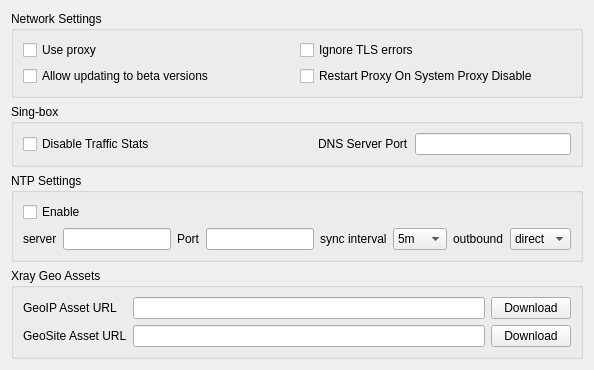
     <widget class="QWidget" name="tab_misc">
      <attribute name="title">
       <string>Miscellaneous</string>
      </attribute>
      <layout class="QVBoxLayout" name="verticalLayout_misc">
       <item>
        <widget class="QGroupBox" name="groupBox_network">
         <property name="sizePolicy">
          <sizepolicy hsizetype="Preferred" vsizetype="Preferred">
           <horstretch>0</horstretch>
           <verstretch>0</verstretch>
          </sizepolicy>
         </property>
         <property name="title">
          <string>Network Settings</string>
         </property>
         <layout class="QGridLayout" name="gridLayout_12">
          <item row="1" column="0">
           <widget class="QCheckBox" name="allow_beta">
            <property name="text">
             <string>Allow updating to beta versions</string>
            </property>
           </widget>
          </item>
          <item row="0" column="1">
           <widget class="QCheckBox" name="net_insecure">
            <property name="text">
             <string>Ignore TLS errors</string>
            </property>
           </widget>
          </item>
          <item row="1" column="1">
           <widget class="QCheckBox" name="reset_proxy_on_disable_sp">
            <property name="text">
             <string>Restart Proxy On System Proxy Disable</string>
            </property>
           </widget>
          </item>
          <item row="0" column="0">
           <widget class="QCheckBox" name="net_use_proxy">
            <property name="toolTip">
             <string>&lt;html&gt;&lt;head/&gt;&lt;body&gt;&lt;p&gt;Use proxy for subscription request, update request etc&lt;/p&gt;&lt;/body&gt;&lt;/html&gt;</string>
            </property>
            <property name="text">
             <string>Use proxy</string>
            </property>
           </widget>
          </item>
         </layout>
        </widget>
       </item>
       <item>
        <widget class="QGroupBox" name="misc_core_box">
         <property name="title">
          <string notr="true">Sing-box</string>
         </property>
         <layout class="QGridLayout" name="gridLayout_misc_core">
          <item row="0" column="0">
           <widget class="QCheckBox" name="disable_stats">
            <property name="toolTip">
             <string>&lt;html&gt;&lt;head/&gt;&lt;body&gt;&lt;p&gt;Might Improve Ping and Performance&lt;/p&gt;&lt;/body&gt;&lt;/html&gt;</string>
            </property>
            <property name="text">
             <string>Disable Traffic Stats</string>
            </property>
           </widget>
          </item>
          <item row="0" column="1">
           <spacer name="horizontalSpacer_disable_stats">
            <property name="orientation">
             <enum>Qt::Orientation::Horizontal</enum>
            </property>
            <property name="sizeHint" stdset="0">
             <size>
              <width>40</width>
              <height>20</height>
             </size>
            </property>
           </spacer>
          </item>
          <item row="0" column="2">
           <widget class="QLabel" name="label_29">
            <property name="toolTip">
             <string>&lt;html&gt;&lt;head/&gt;&lt;body&gt;&lt;p&gt;A DNS server for local use will be deployed on this port&lt;/p&gt;&lt;/body&gt;&lt;/html&gt;</string>
            </property>
            <property name="text">
             <string>DNS Server Port</string>
            </property>
           </widget>
          </item>
          <item row="0" column="3">
           <widget class="QLineEdit" name="dns_in_port"/>
          </item>
         </layout>
        </widget>
       </item>
       <item>
        <widget class="QGroupBox" name="ntp_box">
         <property name="toolTip">
          <string>&lt;html&gt;&lt;head/&gt;&lt;body&gt;&lt;p&gt;Settings for the sing-box's built-in NTP client&lt;/p&gt;&lt;/body&gt;&lt;/html&gt;</string>
         </property>
         <property name="title">
          <string>NTP Settings</string>
         </property>
         <layout class="QGridLayout" name="gridLayout_6">
          <item row="0" column="0">
           <widget class="QCheckBox" name="ntp_enable">
            <property name="text">
             <string>Enable</string>
            </property>
           </widget>
          </item>
          <item row="1" column="0">
           <layout class="QHBoxLayout" name="horizontalLayout_22">
            <item>
             <widget class="QLabel" name="ntp_server_l">
              <property name="text">
               <string>server</string>
              </property>
             </widget>
            </item>
            <item>
             <widget class="QLineEdit" name="ntp_server"/>
            </item>
            <item>
             <widget class="QLabel" name="ntp_port_l">
              <property name="text">
               <string>Port</string>
              </property>
             </widget>
            </item>
            <item>
             <widget class="QLineEdit" name="ntp_port">
              <property name="maximumSize">
               <size>
                <width>162</width>
                <height>16777215</height>
               </size>
              </property>
             </widget>
            </item>
            <item>
             <widget class="QLabel" name="ntp_interval_l">
              <property name="text">
               <string>sync interval</string>
              </property>
             </widget>
            </item>
            <item>
             <widget class="QComboBox" name="ntp_interval">
              <property name="toolTip">
               <string>&lt;html&gt;&lt;head/&gt;&lt;body&gt;&lt;p&gt;In minutes&lt;/p&gt;&lt;/body&gt;&lt;/html&gt;</string>
              </property>
              <item>
               <property name="text">
                <string notr="true">5m</string>
               </property>
              </item>
              <item>
               <property name="text">
                <string notr="true">10m</string>
               </property>
              </item>
              <item>
               <property name="text">
                <string notr="true">30m</string>
               </property>
              </item>
             </widget>
            </item>
            <item>
             <widget class="QLabel" name="ntp_outbound_l">
              <property name="text">
               <string>outbound</string>
              </property>
             </widget>
            </item>
            <item>
             <widget class="QComboBox" name="ntp_outbound">
              <property name="toolTip">
               <string>&lt;html&gt;&lt;head/&gt;&lt;body&gt;&lt;p&gt;Which outbound the NTP query is sent through&lt;/p&gt;&lt;/body&gt;&lt;/html&gt;</string>
              </property>
              <item>
               <property name="text">
                <string notr="true">direct</string>
               </property>
              </item>
              <item>
               <property name="text">
                <string notr="true">proxy</string>
               </property>
              </item>
             </widget>
            </item>
           </layout>
          </item>
         </layout>
        </widget>
       </item>
       <item>
        <widget class="QGroupBox" name="xray_assets_box">
         <property name="title">
          <string>Xray Geo Assets</string>
         </property>
         <layout class="QFormLayout" name="formLayout_xray_assets">
          <item row="0" column="0">
           <widget class="QLabel" name="label_xray_geoip_url">
            <property name="toolTip">
             <string>&lt;html&gt;&lt;head/&gt;&lt;body&gt;&lt;p&gt;URL for geoip.dat, downloaded when a full Xray config's routing needs geoip: rules.&lt;/p&gt;&lt;/body&gt;&lt;/html&gt;</string>
            </property>
            <property name="text">
             <string>GeoIP Asset URL</string>
            </property>
           </widget>
          </item>
          <item row="0" column="1">
           <widget class="QWidget" name="xray_geoip_url_row" native="true">
            <layout class="QHBoxLayout" name="xray_geoip_url_layout">
             <property name="leftMargin">
              <number>0</number>
             </property>
             <property name="topMargin">
              <number>0</number>
             </property>
             <property name="rightMargin">
              <number>0</number>
             </property>
             <property name="bottomMargin">
              <number>0</number>
             </property>
             <item>
              <widget class="QLineEdit" name="xray_geoip_url"/>
             </item>
             <item>
              <widget class="QPushButton" name="xray_geoip_download">
               <property name="toolTip">
                <string>Download geoip.dat now from the URL on the left</string>
               </property>
               <property name="text">
                <string>Download</string>
               </property>
              </widget>
             </item>
            </layout>
           </widget>
          </item>
          <item row="1" column="0">
           <widget class="QLabel" name="label_xray_geosite_url">
            <property name="toolTip">
             <string>&lt;html&gt;&lt;head/&gt;&lt;body&gt;&lt;p&gt;URL for geosite.dat, downloaded when a full Xray config's routing needs geosite: rules.&lt;/p&gt;&lt;/body&gt;&lt;/html&gt;</string>
            </property>
            <property name="text">
             <string>GeoSite Asset URL</string>
            </property>
           </widget>
          </item>
          <item row="1" column="1">
           <widget class="QWidget" name="xray_geosite_url_row" native="true">
            <layout class="QHBoxLayout" name="xray_geosite_url_layout">
             <property name="leftMargin">
              <number>0</number>
             </property>
             <property name="topMargin">
              <number>0</number>
             </property>
             <property name="rightMargin">
              <number>0</number>
             </property>
             <property name="bottomMargin">
              <number>0</number>
             </property>
             <item>
              <widget class="QLineEdit" name="xray_geosite_url"/>
             </item>
             <item>
              <widget class="QPushButton" name="xray_geosite_download">
               <property name="toolTip">
                <string>Download geosite.dat now from the URL on the left</string>
               </property>
               <property name="text">
                <string>Download</string>
               </property>
              </widget>
             </item>
            </layout>
           </widget>
          </item>
         </layout>
        </widget>
       </item>
      </layout>
     </widget>
